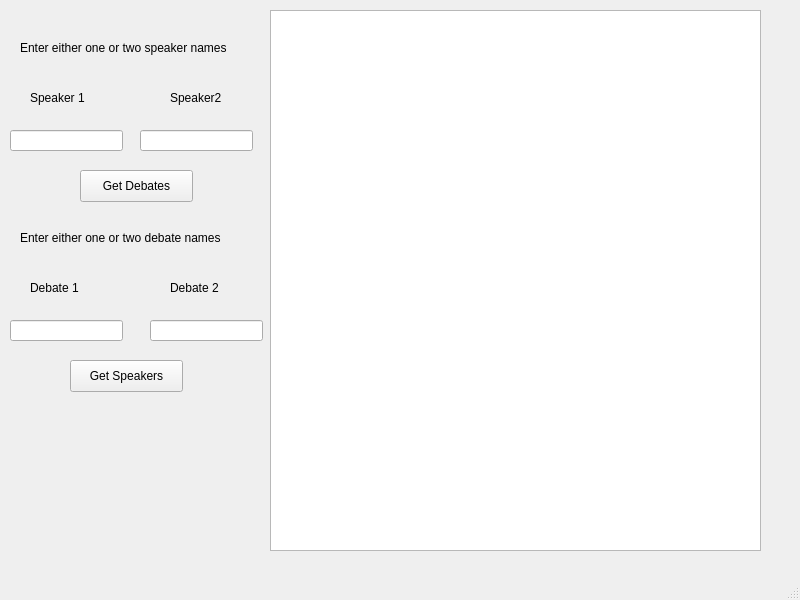
<?xml version="1.0" encoding="UTF-8"?>
<ui version="4.0">
 <class>MainWindow</class>
 <widget class="QMainWindow" name="MainWindow">
  <property name="geometry">
   <rect>
    <x>0</x>
    <y>0</y>
    <width>800</width>
    <height>600</height>
   </rect>
  </property>
  <property name="windowTitle">
   <string>MainWindow</string>
  </property>
  <widget class="QWidget" name="centralwidget">
   <widget class="QLabel" name="label">
    <property name="geometry">
     <rect>
      <x>30</x>
      <y>90</y>
      <width>60</width>
      <height>16</height>
     </rect>
    </property>
    <property name="text">
     <string>Speaker 1</string>
    </property>
   </widget>
   <widget class="QLabel" name="label_2">
    <property name="geometry">
     <rect>
      <x>170</x>
      <y>90</y>
      <width>60</width>
      <height>16</height>
     </rect>
    </property>
    <property name="text">
     <string>Speaker2</string>
    </property>
   </widget>
   <widget class="QLineEdit" name="name1">
    <property name="geometry">
     <rect>
      <x>10</x>
      <y>130</y>
      <width>113</width>
      <height>21</height>
     </rect>
    </property>
   </widget>
   <widget class="QLineEdit" name="name2">
    <property name="geometry">
     <rect>
      <x>140</x>
      <y>130</y>
      <width>113</width>
      <height>21</height>
     </rect>
    </property>
   </widget>
   <widget class="QLabel" name="label_3">
    <property name="geometry">
     <rect>
      <x>30</x>
      <y>280</y>
      <width>60</width>
      <height>16</height>
     </rect>
    </property>
    <property name="text">
     <string>Debate 1</string>
    </property>
   </widget>
   <widget class="QLabel" name="label_4">
    <property name="geometry">
     <rect>
      <x>170</x>
      <y>280</y>
      <width>60</width>
      <height>16</height>
     </rect>
    </property>
    <property name="text">
     <string>Debate 2</string>
    </property>
   </widget>
   <widget class="QLineEdit" name="debate1">
    <property name="geometry">
     <rect>
      <x>10</x>
      <y>320</y>
      <width>113</width>
      <height>21</height>
     </rect>
    </property>
   </widget>
   <widget class="QLineEdit" name="debate2">
    <property name="geometry">
     <rect>
      <x>150</x>
      <y>320</y>
      <width>113</width>
      <height>21</height>
     </rect>
    </property>
   </widget>
   <widget class="QPushButton" name="debates">
    <property name="geometry">
     <rect>
      <x>80</x>
      <y>170</y>
      <width>113</width>
      <height>32</height>
     </rect>
    </property>
    <property name="text">
     <string>Get Debates</string>
    </property>
   </widget>
   <widget class="QPushButton" name="speakers">
    <property name="geometry">
     <rect>
      <x>70</x>
      <y>360</y>
      <width>113</width>
      <height>32</height>
     </rect>
    </property>
    <property name="text">
     <string>Get Speakers</string>
    </property>
   </widget>
   <widget class="QTextBrowser" name="tb">
    <property name="geometry">
     <rect>
      <x>270</x>
      <y>10</y>
      <width>491</width>
      <height>541</height>
     </rect>
    </property>
   </widget>
   <widget class="QLabel" name="label_5">
    <property name="geometry">
     <rect>
      <x>20</x>
      <y>40</y>
      <width>241</width>
      <height>16</height>
     </rect>
    </property>
    <property name="text">
     <string>Enter either one or two speaker names</string>
    </property>
   </widget>
   <widget class="QLabel" name="label_6">
    <property name="geometry">
     <rect>
      <x>20</x>
      <y>230</y>
      <width>241</width>
      <height>16</height>
     </rect>
    </property>
    <property name="text">
     <string>Enter either one or two debate names</string>
    </property>
   </widget>
  </widget>
  <widget class="QMenuBar" name="menubar">
   <property name="geometry">
    <rect>
     <x>0</x>
     <y>0</y>
     <width>800</width>
     <height>22</height>
    </rect>
   </property>
  </widget>
  <widget class="QStatusBar" name="statusbar"/>
 </widget>
 <resources/>
 <connections/>
</ui>
